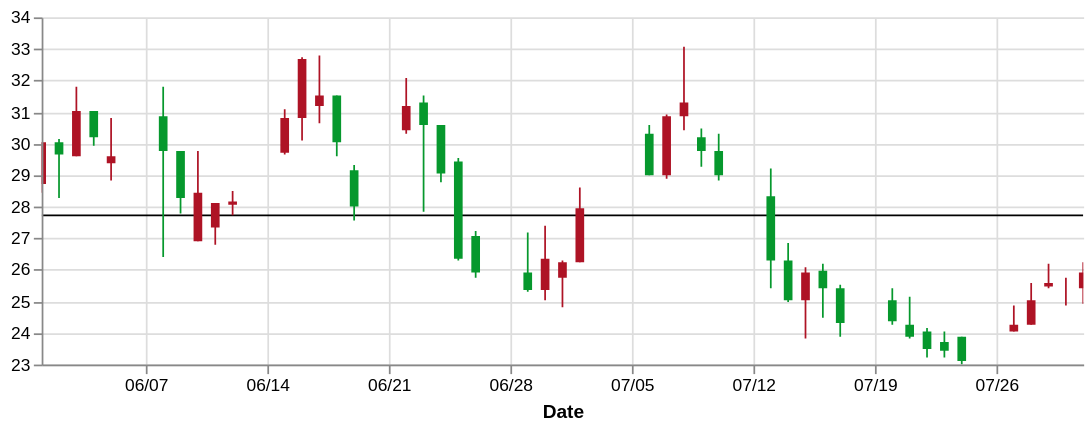

Vega-Lite specification for this chart:
### Vega specification from a JSON file in a GitHub repository (floating-point values rounded to 4 significant figures)
{"$schema": "http://vega.github.io/schema/vega/v3.0.json", "autosize": "pad", "padding": 5, "encode": {"update": {"fill": {"value": "transparent"}}}, "data": [{"name": "source_0", "values": [{"date": "01-Jun-2009", "open": 28.7, "high": 30.05, "low": 28.45, "close": 30.04, "signal": "short", "ret": -4.894}, {"date": "02-Jun-2009", "open": 30.04, "high": 30.13, "low": 28.3, "close": 29.63, "signal": "short", "ret": -0.3226}, {"date": "03-Jun-2009", "open": 29.62, "high": 31.79, "low": 29.62, "close": 31.02, "signal": "short", "ret": 3.687}, {"date": "04-Jun-2009", "open": 31.02, "high": 31.02, "low": 29.92, "close": 30.18, "signal": "short", "ret": 4.51}, {"date": "05-Jun-2009", "open": 29.39, "high": 30.81, "low": 28.85, "close": 29.62, "signal": "short", "ret": 6.084}, {"date": "08-Jun-2009", "open": 30.84, "high": 31.82, "low": 26.41, "close": 29.77, "signal": "short", "ret": 1.254}, {"date": "09-Jun-2009", "open": 29.77, "high": 29.77, "low": 27.79, "close": 28.27, "signal": "short", "ret": -5.024}, {"date": "10-Jun-2009", "open": 26.9, "high": 29.74, "low": 26.9, "close": 28.46, "signal": "short", "ret": -5.466}, {"date": "11-Jun-2009", "open": 27.36, "high": 28.11, "low": 26.81, "close": 28.11, "signal": "short", "ret": -8.374}, {"date": "12-Jun-2009", "open": 28.08, "high": 28.5, "low": 27.73, "close": 28.15, "signal": "short", "ret": -5.528}, {"date": "15-Jun-2009", "open": 29.7, "high": 31.09, "low": 29.64, "close": 30.81, "signal": "long", "ret": 3.492}, {"date": "16-Jun-2009", "open": 30.81, "high": 32.75, "low": 30.07, "close": 32.68, "signal": "short", "ret": 0.155}, {"date": "17-Jun-2009", "open": 31.19, "high": 32.77, "low": 30.64, "close": 31.54, "signal": "short", "ret": 5.828}, {"date": "18-Jun-2009", "open": 31.54, "high": 31.54, "low": 29.6, "close": 30.03, "signal": "short", "ret": 8.176}, {"date": "19-Jun-2009", "open": 29.16, "high": 29.32, "low": 27.56, "close": 27.99, "signal": "short", "ret": 8.599}, {"date": "22-Jun-2009", "open": 30.4, "high": 32.05, "low": 30.3, "close": 31.17, "signal": "short", "ret": 15.49}, {"date": "23-Jun-2009", "open": 31.3, "high": 31.54, "low": 27.83, "close": 30.58, "signal": "short", "ret": 11.74}, {"date": "24-Jun-2009", "open": 30.58, "high": 30.58, "low": 28.79, "close": 29.05, "signal": "long", "ret": -10.42}, {"date": "25-Jun-2009", "open": 29.45, "high": 29.56, "low": 26.3, "close": 26.36, "signal": "long", "ret": 0}, {"date": "26-Jun-2009", "open": 27.09, "high": 27.22, "low": 25.76, "close": 25.93, "signal": "long", "ret": 0}, {"date": "29-Jun-2009", "open": 25.93, "high": 27.18, "low": 25.29, "close": 25.35, "signal": "long", "ret": 5.263}, {"date": "30-Jun-2009", "open": 25.36, "high": 27.38, "low": 25.02, "close": 26.35, "signal": "long", "ret": 6.738}, {"date": "01-Jul-2009", "open": 25.73, "high": 26.31, "low": 24.8, "close": 26.22, "signal": "long", "ret": 7.836}, {"date": "02-Jul-2009", "open": 26.22, "high": 28.62, "low": 26.22, "close": 27.95, "signal": "long", "ret": 2.764}, {"date": "06-Jul-2009", "open": 30.32, "high": 30.6, "low": 28.99, "close": 29, "signal": "short", "ret": -2.145}, {"date": "07-Jul-2009", "open": 29, "high": 30.94, "low": 28.9, "close": 30.85, "signal": "short", "ret": 3.035}, {"date": "08-Jul-2009", "open": 30.85, "high": 33.05, "low": 30.43, "close": 31.3, "signal": "short", "ret": 5.687}, {"date": "09-Jul-2009", "open": 30.23, "high": 30.49, "low": 29.28, "close": 29.78, "signal": "short", "ret": 8.228}, {"date": "10-Jul-2009", "open": 29.78, "high": 30.34, "low": 28.82, "close": 29.02, "signal": "short", "ret": 8.648}, {"date": "13-Jul-2009", "open": 28.36, "high": 29.24, "low": 25.42, "close": 26.31, "signal": "short", "ret": 7.329}, {"date": "14-Jul-2009", "open": 26.31, "high": 26.84, "low": 24.99, "close": 25.02, "signal": "short", "ret": 7.309}, {"date": "15-Jul-2009", "open": 25.05, "high": 26.06, "low": 23.83, "close": 25.89, "signal": "neutral", "ret": 0}, {"date": "16-Jul-2009", "open": 25.96, "high": 26.18, "low": 24.51, "close": 25.42, "signal": "long", "ret": -9.828}, {"date": "17-Jul-2009", "open": 25.42, "high": 25.55, "low": 23.88, "close": 24.34, "signal": "long", "ret": -10.84}, {"date": "20-Jul-2009", "open": 25.06, "high": 25.42, "low": 24.26, "close": 24.4, "signal": "long", "ret": -7.557}, {"date": "21-Jul-2009", "open": 24.28, "high": 25.14, "low": 23.81, "close": 23.87, "signal": "long", "ret": -2.509}, {"date": "22-Jul-2009", "open": 24.05, "high": 24.14, "low": 23.24, "close": 23.47, "signal": "long", "ret": 0.9158}, {"date": "23-Jul-2009", "open": 23.71, "high": 24.05, "low": 23.21, "close": 23.43, "signal": "long", "ret": 2.471}, {"date": "24-Jul-2009", "open": 23.87, "high": 23.87, "low": 23, "close": 23.09, "signal": "long", "ret": 4.223}, {"date": "27-Jul-2009", "open": 24.06, "high": 24.86, "low": 24.02, "close": 24.28, "signal": "long", "ret": -0.1894}, {"date": "28-Jul-2009", "open": 24.28, "high": 25.61, "low": 24.28, "close": 25.01, "signal": "long", "ret": -4.38}, {"date": "29-Jul-2009", "open": 25.47, "high": 26.18, "low": 25.41, "close": 25.61, "signal": "long", "ret": -4.485}, {"date": "30-Jul-2009", "open": 25.4, "high": 25.76, "low": 24.85, "close": 25.4, "signal": "long", "ret": -1.704}, {"date": "31-Jul-2009", "open": 25.4, "high": 26.22, "low": 24.93, "close": 25.92, "signal": "short", "ret": 5.068}], "format": {"type": "json"}, "transform": [{"type": "formula", "expr": "datum.open > datum.close", "as": "isIncrease"}, {"type": "formula", "expr": "(datum.open + datum.close)/2", "as": "mid"}]}, {"name": "data_0", "source": "source_0", "transform": [{"type": "formula", "expr": "toNumber(datum[\"mid\"])", "as": "mid"}, {"type": "filter", "expr": "datum[\"mid\"] !== null && !isNaN(datum[\"mid\"])"}, {"type": "aggregate", "groupby": [], "ops": ["mean"], "fields": ["mid"], "as": ["mean_mid"]}]}, {"name": "data_1", "source": "source_0", "transform": [{"type": "formula", "expr": "toDate(datum[\"date\"])", "as": "date"}, {"type": "formula", "expr": "toNumber(datum[\"low\"])", "as": "low"}, {"type": "formula", "expr": "toNumber(datum[\"high\"])", "as": "high"}, {"type": "filter", "expr": "datum[\"date\"] !== null && !isNaN(datum[\"date\"]) && datum[\"low\"] !== null && !isNaN(datum[\"low\"]) && datum[\"high\"] !== null && !isNaN(datum[\"high\"])"}, {"type": "formula", "as": "yearmonthdate_date", "expr": "datetime(year(datum[\"date\"]), month(datum[\"date\"]), date(datum[\"date\"]), 0, 0, 0, 0)"}]}, {"name": "data_2", "source": "source_0", "transform": [{"type": "formula", "expr": "toDate(datum[\"date\"])", "as": "date"}, {"type": "formula", "expr": "toNumber(datum[\"open\"])", "as": "open"}, {"type": "formula", "expr": "toNumber(datum[\"close\"])", "as": "close"}, {"type": "filter", "expr": "datum[\"date\"] !== null && !isNaN(datum[\"date\"]) && datum[\"open\"] !== null && !isNaN(datum[\"open\"]) && datum[\"close\"] !== null && !isNaN(datum[\"close\"])"}, {"type": "formula", "as": "yearmonthdate_date", "expr": "datetime(year(datum[\"date\"]), month(datum[\"date\"]), date(datum[\"date\"]), 0, 0, 0, 0)"}]}], "signals": [{"name": "width", "update": "max(layer_0_width, layer_1_width, layer_2_width)"}, {"name": "height", "update": "max(layer_0_height, layer_1_height, layer_2_height)"}, {"name": "layer_0_width", "update": "600"}, {"name": "layer_0_height", "update": "200"}, {"name": "layer_1_width", "update": "600"}, {"name": "layer_1_height", "update": "200"}, {"name": "layer_2_width", "update": "600"}, {"name": "layer_2_height", "update": "200"}], "marks": [{"name": "layer_0_marks", "type": "rule", "from": {"data": "data_0"}, "encode": {"update": {"x": {"value": 0}, "y": {"scale": "y", "field": "mean_mid"}, "x2": {"field": {"group": "width"}}, "stroke": {"value": "fff"}}}, "clip": true}, {"name": "layer_1_marks", "type": "rule", "from": {"data": "data_1"}, "encode": {"update": {"x": {"scale": "x", "field": "yearmonthdate_date"}, "y": {"scale": "y", "field": "low"}, "y2": {"scale": "y", "field": "high"}, "stroke": {"scale": "color", "field": "isIncrease"}}}, "clip": true}, {"name": "layer_2_marks", "type": "rect", "role": "bar", "from": {"data": "data_2"}, "encode": {"update": {"xc": {"scale": "x", "field": "yearmonthdate_date"}, "width": {"value": 5}, "y": {"scale": "y", "field": "open"}, "y2": {"scale": "y", "field": "close"}, "fill": {"scale": "color", "field": "isIncrease"}}}, "clip": true}], "scales": [{"name": "y", "type": "linear", "domain": {"fields": [{"data": "data_0", "field": "mean_mid"}, {"data": "data_1", "field": "low"}, {"data": "data_1", "field": "high"}, {"data": "data_2", "field": "open"}, {"data": "data_2", "field": "close"}], "sort": true}, "range": [200, 0], "zero": false, "round": true, "nice": true}, {"name": "x", "type": "time", "domain": {"fields": [{"data": "data_1", "field": "yearmonthdate_date"}, {"data": "data_2", "field": "yearmonthdate_date"}], "sort": true}, "range": [0, 600], "round": true, "nice": "day"}, {"name": "color", "type": "ordinal", "domain": {"fields": [{"data": "data_1", "field": "isIncrease"}, {"data": "data_2", "field": "isIncrease"}], "sort": true}, "range": ["#ae1325", "#06982d"]}], "axes": [{"scale": "x", "orient": "bottom", "tickCount": 5, "title": "Date", "zindex": 1, "encode": {"labels": {"update": {"text": {"signal": "timeFormat(datum.value, '%m/%d')"}, "angle": {"value": 0}}}}}, {"scale": "x", "domain": false, "grid": true, "labels": false, "orient": "bottom", "tickCount": 5, "ticks": false, "zindex": 0, "gridScale": "y"}, {"scale": "y", "format": "s", "orient": "left", "title": null, "zindex": 1}, {"scale": "y", "domain": false, "format": "s", "grid": true, "labels": false, "orient": "left", "ticks": false, "zindex": 0}]}
